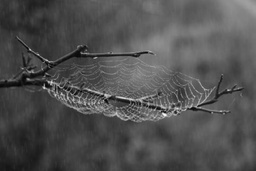
#> input picture HW/hw1_r07922106/sample5.jpg, 256 x 171 px, shrunk from 600 x 400 before the run
$ python bonus.py
#> lines starting #> are read from the running program, lines starting #| are printed output that depends on the picture
# bonus
import numpy as np
import cv2
import matplotlib.pyplot as pyplot

img = cv2.imread("sample5.jpg")
#> img is the input picture: shape (171, 256, 3); min 3, max 255, mean 80.8
h,w,c = img.shape
#> h = 171; w = 256; c = 3
sam5 = np.zeros([h,w], dtype=np.uint8)
for i in range(h):
    for j in range(w):
        sam5[i][j] = img[i][j][0]

# mean filter
for i in range(2,h-2):
    for j in range(2,w-2):
        sam5[i][j] = 1/86*(sam5[i-2][j-2]+2*sam5[i-2][j-1]+4*sam5[i-2][j]+2*sam5[i-2][j+1]+sam5[i-2][j+2]+2*sam5[i-1][j-2]+4*sam5[i-1][j-1]+6*sam5[i-1][j]+4*sam5[i-1][j+1]+2*sam5[i-1][j+2]+4*sam5[i][j-2]+6*sam5[i][j-1]+10*sam5[i][j]+6*sam5[i][j+1]+4*sam5[i][j+2]+2*sam5[i+1][j-2]+4*sam5[i+1][j-1]+6*sam5[i+1][j]+4*sam5[i+1][j+1]+2*sam5[i+1][j+2]+sam5[i+2][j-2]+2*sam5[i+2][j-1]+4*sam5[i+2][j]+2*sam5[i+2][j+1]+sam5[i+2][j+2])
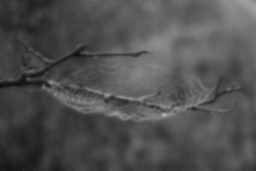
#> sam5: shape (171, 256); min 7, max 183, mean 79.9

# median filter
for i in range(1,h-1):
    for j in range(1,w-1):
        sam5[i][j] = 0.5*np.max([np.min([sam5[i-1][j],sam5[i][j-1],sam5[i][j]]),np.min([sam5[i][j-1],sam5[i][j],sam5[i][j+1]]),np.min([sam5[i][j],sam5[i][j+1],sam5[i+1][j]])]) + 0.5*np.min([np.max([sam5[i-1][j],sam5[i][j-1],sam5[i][j]]),np.max([sam5[i][j-1],sam5[i][j],sam5[i][j+1]]),np.max([sam5[i][j],sam5[i][j+1],sam5[i+1][j]])])
cv2.imwrite("bouns.jpg",sam5)

$ run again, with HW/hw1_r07922106/sample2.jpg copied over HW/hw1_r07922106/sample5.jpg
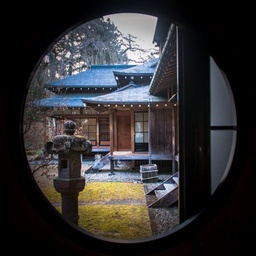
#> input picture HW/hw1_r07922106/sample2.jpg, 256 x 256 px, shrunk from 512 x 512 before the run
#> img is the input picture: shape (256, 256, 3); mean B, G, R 48.8, 47.9, 49
#> after the loop `for i in range(h):`:
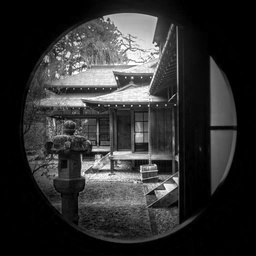
#> sam5: shape (256, 256); min 0, max 255, mean 48.8
#> after the loop `for i in range(2,h-2):`:
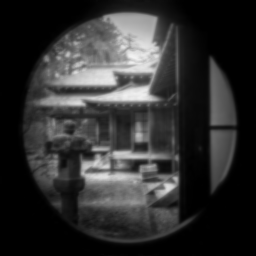
#> sam5: shape (256, 256); min 0, max 242, mean 48.1

$ run again, with HW/hw1_r07922106/sample4.jpg copied over HW/hw1_r07922106/sample5.jpg
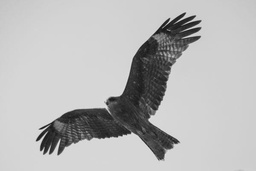
#> input picture HW/hw1_r07922106/sample4.jpg, 256 x 171 px, shrunk from 600 x 400 before the run
#> img is the input picture: shape (171, 256, 3); min 19, max 232, mean 183.8
#> after the loop `for i in range(2,h-2):`:
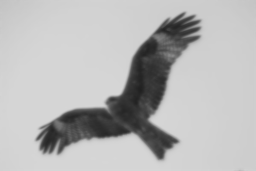
#> sam5: shape (171, 256); min 32, max 214, mean 182.9
